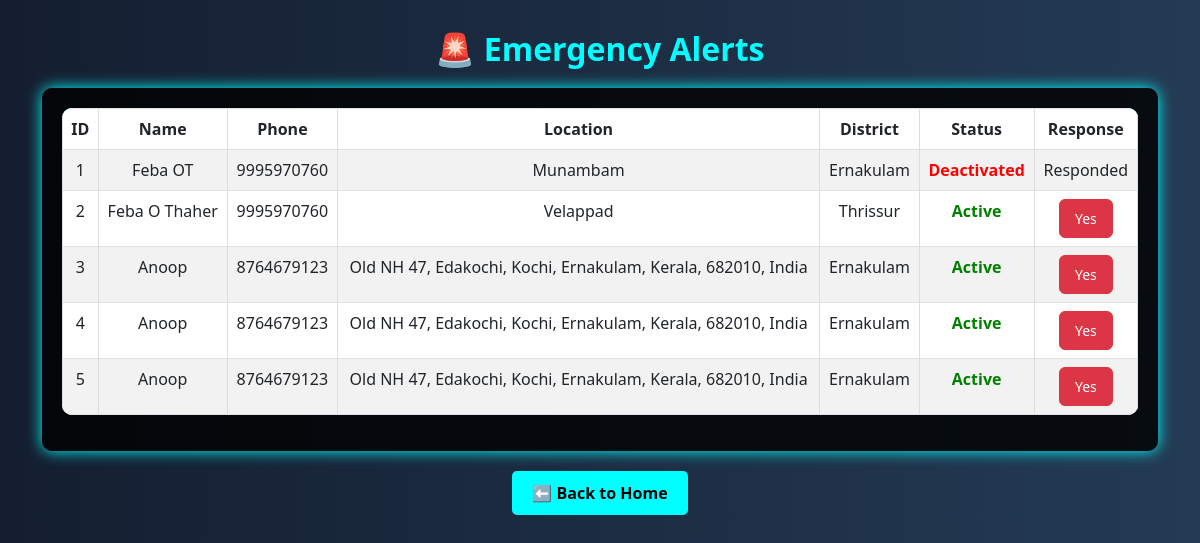
The app's page /police_alerts, older data.
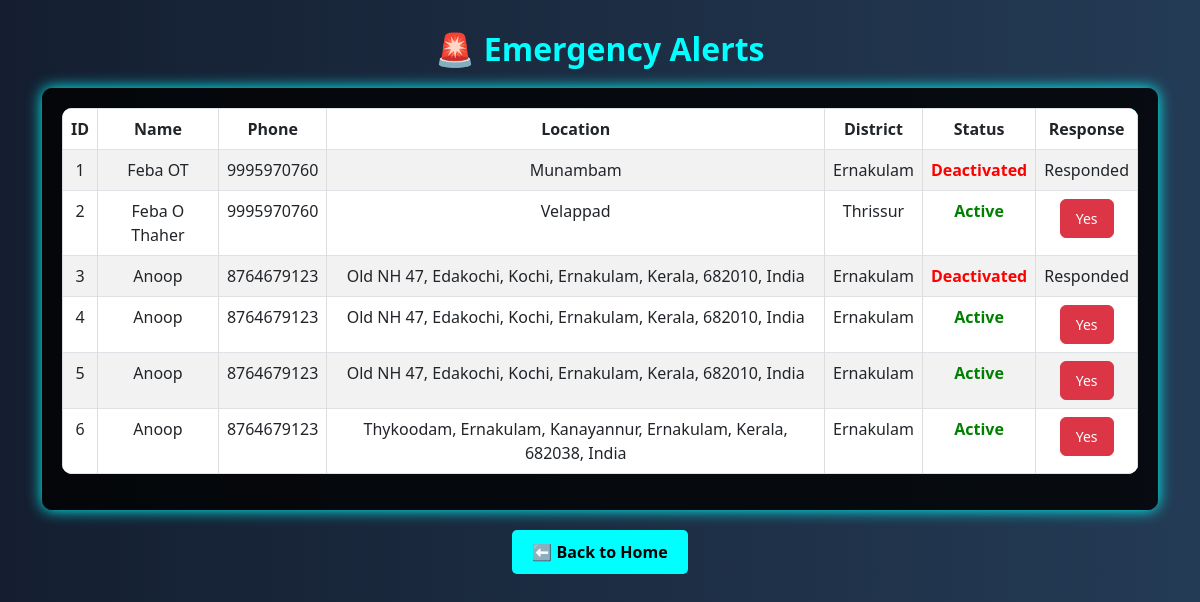
The same page, newer data.
### tables this page shows
CREATE TABLE user_alert (
            id INTEGER PRIMARY KEY AUTOINCREMENT,
            user_id INTEGER,
            name TEXT NOT NULL,
            phone TEXT NOT NULL,
            location TEXT NOT NULL,
            district TEXT NOT NULL,
            timestamp DATETIME DEFAULT CURRENT_TIMESTAMP, status TEXT DEFAULT 'Active',
            FOREIGN KEY (user_id) REFERENCES users(id)
        );

### app.py (the view)
@app.route('/police_alerts')
def police_alerts():
    conn = sqlite3.connect("user.db")
    cursor = conn.cursor()
    cursor.execute("SELECT id, name, phone, location, district, status FROM user_alert")
    alerts = cursor.fetchall()
    conn.close()
    return render_template('police_alerts.html', alerts=alerts)

### app.py (called while the page is built)
@app.after_request
def add_no_cache_headers(response):
    response.headers["Cache-Control"] = "no-store, no-cache, must-revalidate, max-age=0"
    response.headers["Pragma"] = "no-cache"
    response.headers["Expires"] = "0"
    return response

### templates/police_alerts.html (shortened to what this page needs)
<!DOCTYPE html>
<html lang="en">
<head>
    <link rel="stylesheet" href="https://cdnjs.cloudflare.com/ajax/libs/bootstrap/5.3.0/css/bootstrap.min.css">
</head>
<body>
    <div class="container">
        <h2>🚨 Emergency Alerts</h2>
        <div class="table-container">
            <table class="table table-striped table-bordered">
                <thead>
                    <tr>
                        <th>ID</th>
                        <th>Name</th>
                        <th>Phone</th>
                        <th>Location</th>
                        <th>District</th>
                        <th>Status</th>
                        <th>Response</th>
                    </tr>
                </thead>
                <tbody>
                    {% for alert in alerts %}
                    <tr id="alert-row-{{ alert[0] }}">
                        <td>{{ alert[0] }}</td>
                        <td>{{ alert[1] }}</td>
                        <td>{{ alert[2] }}</td>
                        <td>{{ alert[3] }}</td>
                        <td>{{ alert[4] }}</td>
                        <td class="status-cell">
                            {% if alert[5] == "Active" %}
                                <span class="status-active">Active</span>
                            {% else %}
                                <span class="status-deactivated">Deactivated</span>
                            {% endif %}
                        </td>
                        <td>
                            {% if alert[5] == "Active" %}
                                <button class="btn btn-danger" onclick="deactivateAlert({{ alert[0] }})">Yes</button>
                            {% else %}
                                <span>Responded</span>
                            {% endif %}
                        </td>
                    </tr>
                    {% endfor %}
                </tbody>
            </table>
        </div>
        <div class="text-center">
            <a href="{{ url_for('police_home') }}" class="back-btn">⬅ Back to Home</a>
        </div>
    </div>
</body>
</html>

### templates/police_alerts.html (style rules this page uses)
body { background: linear-gradient(to right, #141e30, #243b55); color: white; }
.container { margin-top: 30px; }
h2 { text-align: center; margin-bottom: 20px; font-weight: bold; color: cyan; }
.table-container { background: rgba(0, 0, 0, 0.8); padding: 20px; border-radius: 10px; box-shadow: 0 0 15px cyan; }
table { width: 100%; background: white; border-radius: 10px; overflow: hidden; }
th, td { text-align: center; padding: 12px; border: 1px solid #ddd; }
thead { background: cyan; color: black; font-weight: bold; }
.btn-danger { padding: 8px 15px; font-size: 14px; }
.status-active { color: green; font-weight: bold; }
.status-deactivated { color: red; font-weight: bold; }
.back-btn { margin-top: 20px; background: cyan; color: black; font-weight: bold; padding: 10px 20px; border-radius: 5px; text-decoration: none; display: inline-block; transition: 0.3s; }

Row changes from the older to the newer data that the page shows:
changed user_alert id 3: status "Active Yes" → "Deactivated Responded"
added user_alert: id "6", name "Anoop", phone "8764679123", location "Thykoodam, Ernakulam, Kanayannur, Ernakulam, Kerala, 682038, India", district "Ernakulam", status "Active"
